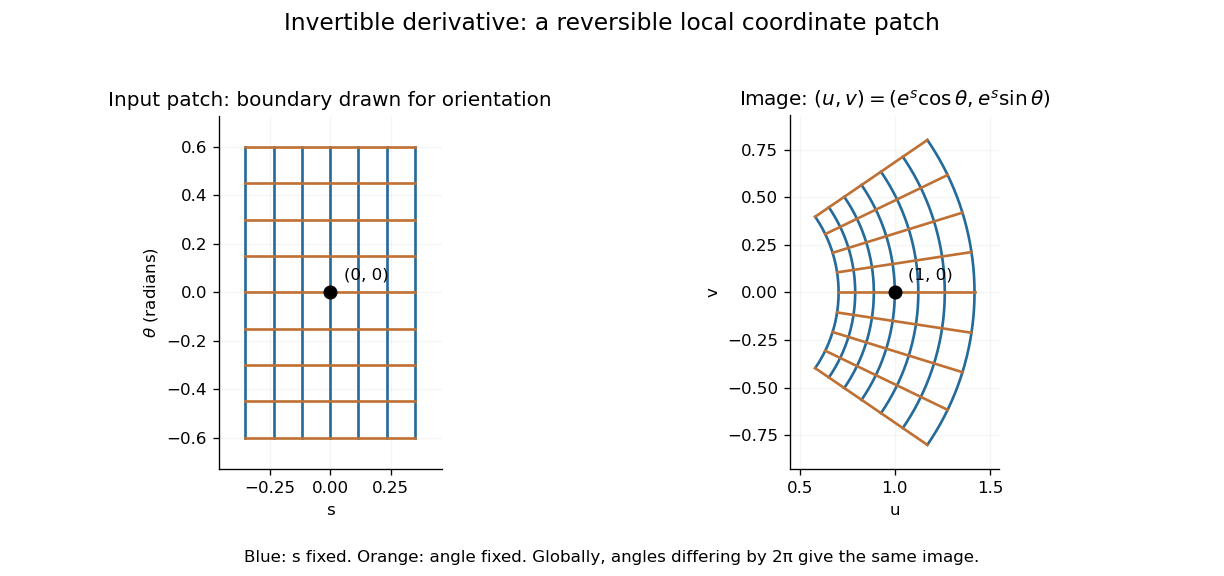

This chart was generated by the following Python code:
"""An original log-polar coordinate patch and its image; write PNG to CWD."""
from pathlib import Path

import matplotlib.pyplot as plt
import numpy as np


def main():
    fig, axes = plt.subplots(1, 2, figsize=(10.2, 4.8), dpi=120)
    fig.patch.set_facecolor("white")
    s = np.linspace(-0.35, 0.35, 400)
    theta = np.linspace(-0.6, 0.6, 400)
    for value in np.linspace(-0.35, 0.35, 7):
        axes[0].plot(np.full_like(theta, value), theta,
                     color="#246a9b", lw=1.6)
        axes[1].plot(np.exp(value) * np.cos(theta),
                     np.exp(value) * np.sin(theta),
                     color="#246a9b", lw=1.6)
    for value in np.linspace(-0.6, 0.6, 9):
        axes[0].plot(s, np.full_like(s, value), color="#bf7135", lw=1.6)
        axes[1].plot(np.exp(s) * np.cos(value),
                     np.exp(s) * np.sin(value), color="#bf7135", lw=1.6)
    axes[0].scatter(0, 0, s=55, c="black", zorder=4)
    axes[0].annotate("(0, 0)", (0, 0), xytext=(8, 8),
                     textcoords="offset points", fontsize=10)
    axes[1].scatter(1, 0, s=55, c="black", zorder=4)
    axes[1].annotate("(1, 0)", (1, 0), xytext=(8, 8),
                     textcoords="offset points", fontsize=10)
    axes[0].set(xlabel="s", ylabel=r"$\theta$ (radians)",
                title="Input patch: boundary drawn for orientation",
                xlim=(-0.46, 0.46), ylim=(-0.73, 0.73))
    axes[1].set(xlabel="u", ylabel="v",
                title=r"Image: $(u,v)=(e^s\cos\theta,e^s\sin\theta)$",
                xlim=(0.45, 1.55), ylim=(-0.93, 0.93))
    for ax in axes:
        ax.set_aspect("equal")
        ax.set_facecolor("white")
        ax.spines[["top", "right"]].set_visible(False)
        ax.grid(alpha=0.12)
    fig.suptitle("Invertible derivative: a reversible local coordinate patch",
                 fontsize=14)
    fig.text(0.5, 0.025,
             "Blue: s fixed. Orange: angle fixed. Globally, angles differing by 2π give the same image.",
             ha="center", fontsize=10)
    fig.tight_layout(rect=(0, 0.07, 1, 0.95))
    fig.savefig(Path.cwd() / Path(__file__).with_suffix(".png").name,
                facecolor="white", transparent=False)
    plt.close(fig)


if __name__ == "__main__":
    main()
